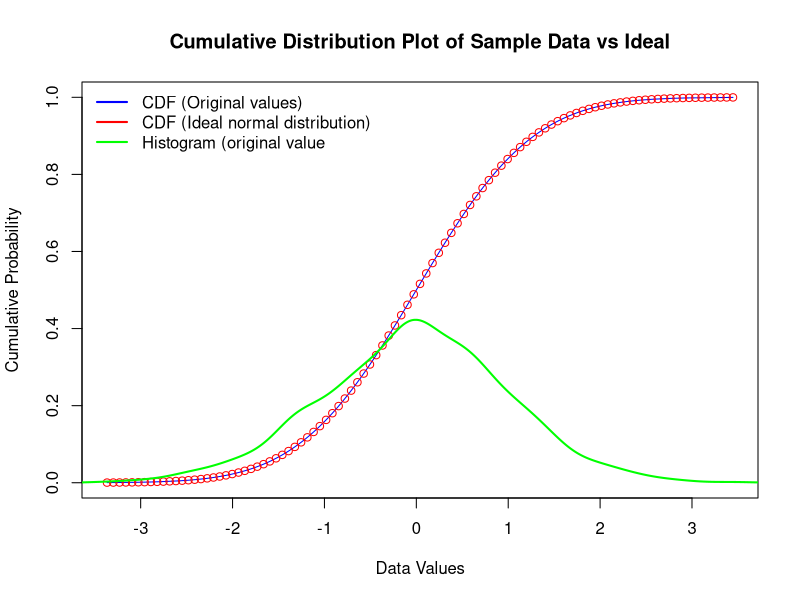

Write R code to recreate this figure.
#' @title 10_VisualizingNormality.R
#' @description Visualising normality with a Cumulative Distribution Function
#' @author NMCG
#' @bugs None
#' @keywords CDF
#' @seealso 

# In this example we generate some randomly distributed float-point values
# and compare the CDF for this data (blue) to the ideal CDF (red dot) for a sample
# with the same mean and standard deviation

# Obviously, since both are generated using in-built random functions in R
# (i.e. rnorm() and pnorm()) then both plots will align as long as the
# number of samples (n) is large.

set.seed(Sys.time())

# change the number of samples (i.e. people asked) and see how to changes the histogram (in green)
n = 1000

# ask sample (n) of people to pick a floating-point number from -4 to +4 (i.e. +/- 4 standard devs)
# yes, I know it's a strange "ask" but think of these values as representing our Tetris game high score that is in the range [150, 270]
sample_data <- rnorm(n, mean = 0, sd = 1)

# sort the values you get
sorted_sample_data <- sort(sample_data)

# what are the sorted set of probablilities of seeing this number or less?
prob_values_sample_data <- pnorm(sorted_sample_data)

# plot the original number vs the probabilities 
plot(sorted_sample_data, prob_values_sample_data, type = "l", col = "blue",
     xlab = "Data Values", ylab = "Cumulative Probability",
     main = "Cumulative Distribution Plot of Sample Data vs Ideal")

# what does the ideal CDF look like (i.e. for an ideally normally distributed set of values in range -4 to +4)? 
curve(pnorm(x), add = TRUE, col = "red",
      type = "p")

# lets add a histogram of our original random numbers
lines(density(sample_data), col = "green", lwd= 2)

legend("topleft", legend = c("CDF (Original values)", 
                             "CDF (Ideal normal distribution)", 
                             "Histogram (original value"), 
                              col = c("blue", "red", "green"), 
                              lwd = 2, bty = "n")


